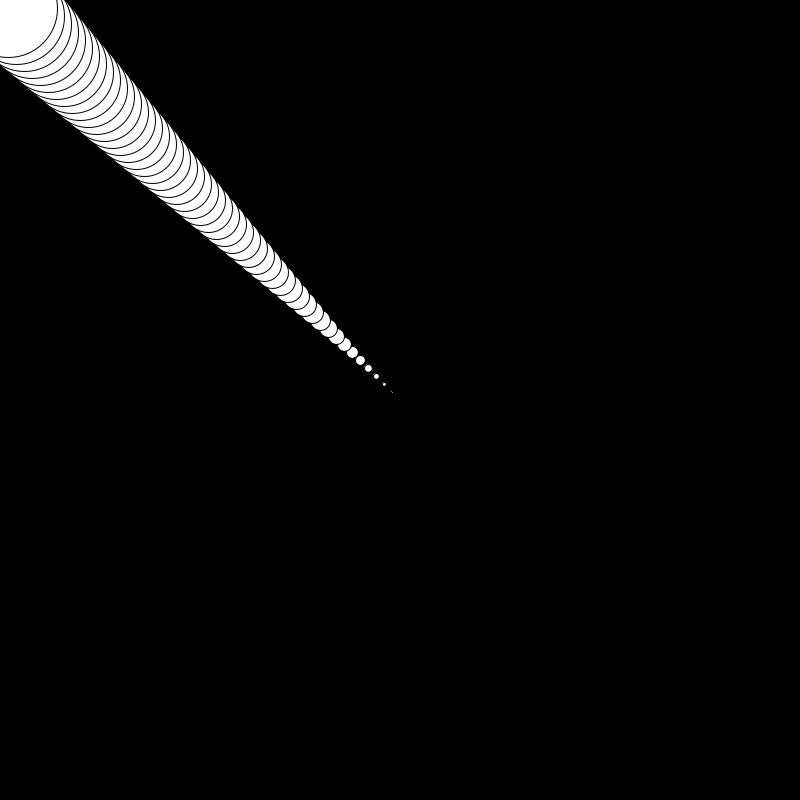
Frame 1 (no input)
Frame 60 (the mouse pressed at the canvas centre just before this capture): identical to frame 1, image omitted
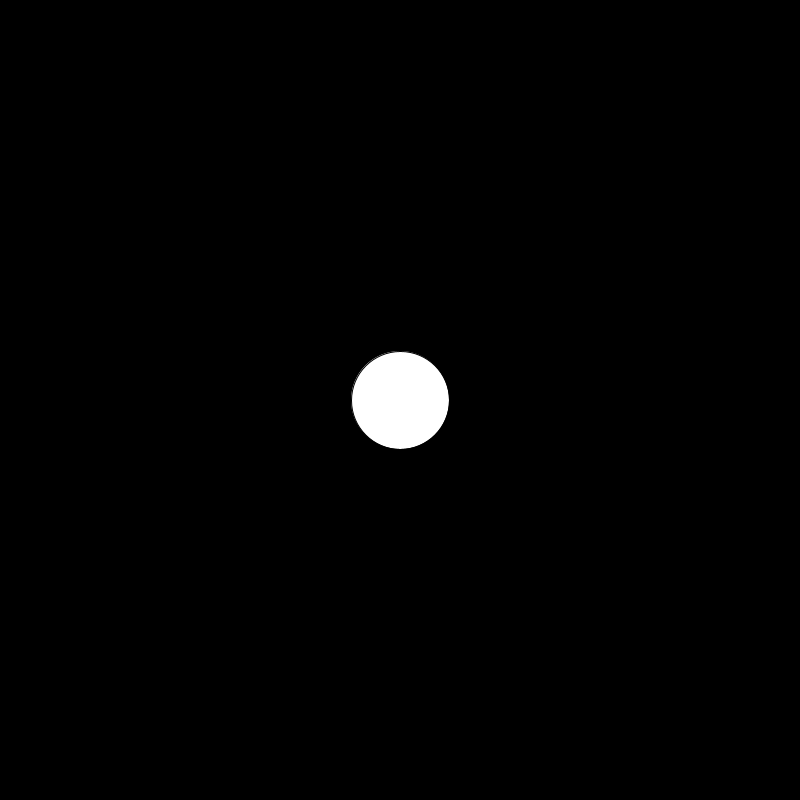
Frame 120 (the mouse held since frame 60 and released just before this capture)

The Processing sketch that drew these frames (run headless with seeded random() and noise(); from frame 60 on, the mouse is pressed at the canvas centre):

// Processing sketch: Drawing50Balls
// ── Drawing50Balls.pde
void setup() {
  size(800,800);
  
}

void draw() {
  background(0,0,0);
  for (int i=0;i<50;i++) {
    ellipse(400-(400 - mouseX)/50.0 * i,
            400-(400 - mouseY)/50.0 * i,
            i*2,
            i*2);    
    fill(255,255,255);
  }  
}
